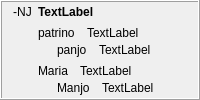
            <widget class="QFrame" name="frame_29">
             <property name="frameShape">
              <enum>QFrame::Box</enum>
             </property>
             <property name="frameShadow">
              <enum>QFrame::Raised</enum>
             </property>
             <layout class="QHBoxLayout" name="horizontalLayout_51">
              <property name="sizeConstraint">
               <enum>QLayout::SetMaximumSize</enum>
              </property>
              <property name="topMargin">
               <number>3</number>
              </property>
              <property name="bottomMargin">
               <number>3</number>
              </property>
              <item>
               <widget class="QLabel" name="label_300">
                <property name="text">
                 <string>-NJ</string>
                </property>
                <property name="alignment">
                 <set>Qt::AlignHCenter|Qt::AlignTop</set>
                </property>
                <property name="tipo" stdset="0">
                 <string>afikso</string>
                </property>
               </widget>
              </item>
              <item>
               <layout class="QVBoxLayout" name="verticalLayout_385">
                <item>
                 <widget class="QLabel" name="Lec09_Label692">
                  <property name="sizePolicy">
                   <sizepolicy hsizetype="Preferred" vsizetype="Maximum">
                    <horstretch>0</horstretch>
                    <verstretch>0</verstretch>
                   </sizepolicy>
                  </property>
                  <property name="styleSheet">
                   <string notr="true">font-weight: bold;</string>
                  </property>
                  <property name="text">
                   <string>TextLabel</string>
                  </property>
                  <property name="wordWrap">
                   <bool>true</bool>
                  </property>
                 </widget>
                </item>
                <item>
                 <layout class="QVBoxLayout" name="verticalLayout_43">
                  <item>
                   <layout class="QVBoxLayout" name="verticalLayout_386">
                    <property name="spacing">
                     <number>3</number>
                    </property>
                    <item>
                     <layout class="QHBoxLayout" name="horizontalLayout_623">
                      <property name="spacing">
                       <number>12</number>
                      </property>
                      <item>
                       <widget class="neklakebla_nova" name="Lec09_Button656">
                        <property name="text">
                         <string>patrino</string>
                        </property>
                        <property name="wordWrap">
                         <bool>true</bool>
                        </property>
                       </widget>
                      </item>
                      <item>
                       <widget class="QLabel" name="Lec09_Label693">
                        <property name="sizePolicy">
                         <sizepolicy hsizetype="Expanding" vsizetype="Preferred">
                          <horstretch>0</horstretch>
                          <verstretch>0</verstretch>
                         </sizepolicy>
                        </property>
                        <property name="text">
                         <string>TextLabel</string>
                        </property>
                        <property name="wordWrap">
                         <bool>true</bool>
                        </property>
                       </widget>
                      </item>
                     </layout>
                    </item>
                    <item>
                     <layout class="QHBoxLayout" name="horizontalLayout_624">
                      <property name="spacing">
                       <number>12</number>
                      </property>
                      <item>
                       <widget class="label_sago_reversa" name="label_397">
                        <property name="sizePolicy">
                         <sizepolicy hsizetype="Maximum" vsizetype="Preferred">
                          <horstretch>0</horstretch>
                          <verstretch>0</verstretch>
                         </sizepolicy>
                        </property>
                        <property name="text">
                         <string/>
                        </property>
                        <property name="pixmap">
                         <pixmap resource="ikonoj.qrc">:/ikonoj/sago_revena.png</pixmap>
                        </property>
                       </widget>
                      </item>
                      <item>
                       <widget class="neklakebla_nova" name="Lec09_Button657">
                        <property name="text">
                         <string>panjo</string>
                        </property>
                        <property name="wordWrap">
                         <bool>true</bool>
                        </property>
                       </widget>
                      </item>
                      <item>
                       <widget class="QLabel" name="Lec09_Label694">
                        <property name="sizePolicy">
                         <sizepolicy hsizetype="Expanding" vsizetype="Preferred">
                          <horstretch>0</horstretch>
                          <verstretch>0</verstretch>
                         </sizepolicy>
                        </property>
                        <property name="text">
                         <string>TextLabel</string>
                        </property>
                        <property name="wordWrap">
                         <bool>true</bool>
                        </property>
                       </widget>
                      </item>
                     </layout>
                    </item>
                   </layout>
                  </item>
                  <item>
                   <layout class="QVBoxLayout" name="verticalLayout_387">
                    <property name="spacing">
                     <number>3</number>
                    </property>
                    <item>
                     <layout class="QHBoxLayout" name="horizontalLayout_625">
                      <property name="spacing">
                       <number>12</number>
                      </property>
                      <item>
                       <widget class="neklakebla_nova" name="Lec09_Button56">
                        <property name="text">
                         <string>Maria</string>
                        </property>
                        <property name="wordWrap">
                         <bool>true</bool>
                        </property>
                       </widget>
                      </item>
                      <item>
                       <widget class="QLabel" name="Lec09_Label55">
                        <property name="sizePolicy">
                         <sizepolicy hsizetype="Expanding" vsizetype="Preferred">
                          <horstretch>0</horstretch>
                          <verstretch>0</verstretch>
                         </sizepolicy>
                        </property>
                        <property name="text">
                         <string>TextLabel</string>
                        </property>
                        <property name="wordWrap">
                         <bool>true</bool>
                        </property>
                       </widget>
                      </item>
                     </layout>
                    </item>
                    <item>
                     <layout class="QHBoxLayout" name="horizontalLayout_626">
                      <property name="spacing">
                       <number>12</number>
                      </property>
                      <item>
                       <widget class="label_sago_reversa" name="label_398">
                        <property name="sizePolicy">
                         <sizepolicy hsizetype="Maximum" vsizetype="Preferred">
                          <horstretch>0</horstretch>
                          <verstretch>0</verstretch>
                         </sizepolicy>
                        </property>
                        <property name="text">
                         <string/>
                        </property>
                        <property name="pixmap">
                         <pixmap resource="ikonoj.qrc">:/ikonoj/sago_revena.png</pixmap>
                        </property>
                       </widget>
                      </item>
                      <item>
                       <widget class="neklakebla_nova" name="Lec09_Button57">
                        <property name="text">
                         <string>Manjo</string>
                        </property>
                        <property name="wordWrap">
                         <bool>true</bool>
                        </property>
                       </widget>
                      </item>
                      <item>
                       <widget class="QLabel" name="Lec09_Label56">
                        <property name="sizePolicy">
                         <sizepolicy hsizetype="Expanding" vsizetype="Preferred">
                          <horstretch>0</horstretch>
                          <verstretch>0</verstretch>
                         </sizepolicy>
                        </property>
                        <property name="text">
                         <string>TextLabel</string>
                        </property>
                        <property name="wordWrap">
                         <bool>true</bool>
                        </property>
                       </widget>
                      </item>
                     </layout>
                    </item>
                   </layout>
                  </item>
                 </layout>
                </item>
               </layout>
              </item>
             </layout>
            </widget>
